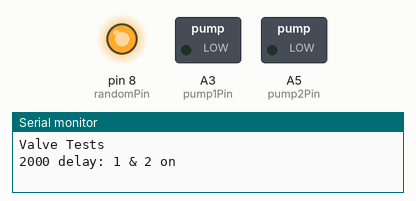
This sketch was run on a simulated Arduino Uno, built with avr-gcc and run on an emulated ATmega328P. Shown: switched loads named in the sketch (green lamp = pin HIGH), output pins drawn as LEDs (lit = HIGH), the last lines printed to the serial monitor.

Above: at 0.1 s.
At 38.1 s:
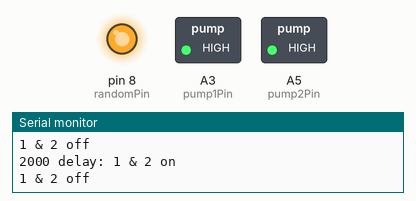
Timing chart, 0 to 39.6 s (numbered marks = the images above):
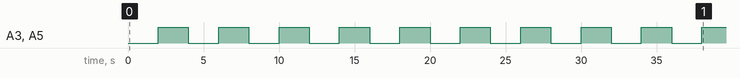

Measured:
- by itself, A3 (pump1Pin), A5 (pump2Pin): alternates HIGH for 2.0 s and LOW for 2.0 s

The sketch:

test_valves.ino
```cpp
/*****************************************************************************
 * FILE NAME: test_model                                                     *
 *                                                                           *
 * PURPOSE: This is a test file for controlling the device. The device       *
 *          will follow the locomotive behaviour of the C. Elegans which has *
 *          been defined in a class in the Cellie.h file. This class is the  *
 *          arduino implementation of the C. Elegans locomotive event-based  *
 *          model developed in previous work on System Verilog.              *
 *                                                                           *
 * FILE REFERENCES:                                                          *
 *                                                                           *
 * Name                Description                                           *
 * ----                -----------                                           *
 * ValveControl.h      Header file that contains the interface for class.    *
 *                     Interface defines all variables/ methods.             *
 * ValveControl.cpp    C++ file that contains the implementation for class.  *
 *                     Implementation contains all class methods.            *
 *                                                                           *
 * EXTERNAL VARIABLES:                                                       *
 * Source: <ValveControl.h>                                                  *
 *                                                                           *
 * Variable          Type      Description                                   *
 * --------          ----      -----------                                   *
 *  pin1             bool      Relay module pin                              *
 *  pin2             bool      Relay module pin                              *                       *
 *                                                                           *
 * ABNORMAL TERMINATION CONDITIONS, ERROR AND WARNING MESSAGES:              *
 *                                                                           *
 * ASSUMPTIONS, CONSTRAINTS, RESTRICTIONS:                                   *
 *                                                                           *
 * NOTES:                                                                    *
 *                                                                           *
 * REQUIREMENTS/FUNCTIONAL SPECIFICATIONS REFERENCES:                        *
 *                                                                           *
 * DEVELOPMENT HISTORY:                                                      *
 *                                                                           *
 * Date      Author       Description of Change                              *
 * ----      ------       ---------------------                              *
 * 21/03/23  M. Petrou    First draft of class                               *                                                   *
 *****************************************************************************/

// *** VALVES ****************************************************************
// (LED = placeholder)
#define valve1Pin 12
#define valve2Pin 13
#define randomPin 8

// *** PUMP ******************************************************************
#define pump1Pin A3 // check pin
#define pump2Pin A5 // check pin

// *** CLOCK *****************************************************************
unsigned long delayStart = 0; // the time the delay started
int i = 0;
int count = 0;

// Call header file containing neural network class
#include "ValveControl.h"

// Define neural network instance for main script
ValveControl valve(pump1Pin, pump2Pin);

void setup() {
  Serial.begin(9600);
  Serial.println("Valve Tests");

  valve.init(HIGH);         // initialises the built-in LED pin as an output.

  pinMode(randomPin, OUTPUT);
  digitalWrite(randomPin, HIGH);

  // Switch pump on
  // pinMode(pump1Pin, OUTPUT);
  // digitalWrite(pump1Pin, HIGH);
  // pinMode(pump2Pin, OUTPUT);
  // digitalWrite(pump2Pin, HIGH);
}

void loop() {
  // code for one segment
  if (i == 0) {
    valve.off(pump1Pin);
    valve.off(pump2Pin);
    Serial.println("2000 delay: 1 & 2 on"); // on is off...
    delay(2000);

    valve.on(pump1Pin);
    valve.on(pump2Pin);
    Serial.println("1 & 2 off");
    delay(2000);
    if (count < 10) {
      count = count + 1;
    }
    else {
      count = 0;
      delay(4000);
      i = i + 1;
    }
  }


  if (i == 1) {
    valve.off(pump1Pin);
    valve.off(pump2Pin);
    Serial.println("500 delay:1 & 2 on"); // on is off...
    delay(500);

    valve.on(pump1Pin);
    valve.on(pump2Pin);
    Serial.println("1 & 2 off");
    delay(500);
    if (count < 40) {
      count = count + 1;
    }
    else {
      count = 0;
      delay(4000);
      i = i + 1;
    }
  }

  if (i == 2) {
    valve.off(pump1Pin);
    valve.off(pump2Pin);
    Serial.println("1000 delay:1 & 2 on"); // on is off...
    delay(1000);

    valve.on(pump1Pin);
    valve.on(pump2Pin);
    Serial.println("1 & 2 off");
    delay(1000);
    if (count < 20) {
      count = count + 1;
    }
    else {
      count = 0;
      delay(4000);
      i = 0;
    }
  }
}
```

ValveControl.cpp
```cpp
 /****************************************************************************
 * FILE NAME: ValveControl.cpp                                                     *
 *                                                                           *
 * PURPOSE: This is a C++ file that contains the implementation for class    *
 *          Cellie. This implementation contains all the class methods     *
 *          used in the class. This class is the arduino implementation of   *
 *          the C. Elegans locomotive event-based model developed in previous*
 *          work on System Verilog.                                          *
 *                                                                           *
 * GLOBAL VARIABLES:                                                         *
 *                                                                           *
 * Variable          Type      Description                                   *
 * --------          ----      -----------                                   *
 *  pin1             bool      Relay module pin                              *
 *  pin2             bool      Relay module pin                              *
 *                                                                           *
 * DEVELOPMENT HISTORY:                                                      *
 *                                                                           *
 * Date      Author       Description of Change                              *
 * ----      ------       ---------------------                              *
 * 09/03/23  M. Petrou    First draft of class                               *                                                   *
 *****************************************************************************/

#include "ValveControl.h"  // user include file

// will likely use 2 pins per segment (2 valves)
ValveControl::ValveControl(byte pin1, byte pin2) {
  /*
   * The Cellie constructor accepts a byte argument pin.
   * This pin is set to equal the class global variable pin.
   */
  this -> pin1 = pin1;
  this -> pin2 = pin2;
}

void ValveControl::init() {
  /*
   * This method initialises the Cellie class by initialising the built-in
   * LED pin as an output.
   */

   pinMode(pin1, OUTPUT);
   digitalWrite(pin1,HIGH); // Normally ON Only For Chanies Relay Module
   pinMode(pin2, OUTPUT);
   digitalWrite(pin2,HIGH); // Normally ON Only For Chanies Relay Module
}

void ValveControl::init(byte defaultState) {
  /*
   * The init method can be overloaded to optionally set initial state of the
   * LED depending on the value of the defaultState argument.
   */
  init(); // don't have to re-write code
  if (defaultState == HIGH) {
    on(pin1);
    on(pin2);
  }
  else {
    off(pin1);
    off(pin2);
  }
}

void ValveControl::on(byte pinUse) {
  /*
   * turn on the LED/Relay module.
   */
//  digitalWrite(LED_BUILTIN, HIGH); // may have to switch to LOW for valves
  digitalWrite(pinUse, HIGH); // may have to switch to LOW for valves
}

void ValveControl::off(byte pinUse) {
  /*
   * turn off the LED/Relay module.
   */
//  digitalWrite(LED_BUILTIN, LOW); // may have to switch to HIGH for valves
  digitalWrite(pinUse, LOW); // may have to switch to HIGH for valves
}
```

ValveControl.h
```cpp
/*****************************************************************************
 * FILE NAME: ValveControl.h                                                       *
 *                                                                           *
 * PURPOSE: This is a header file that contains the interface for class      *
 *          Cellie. This interface defines all variables and methods to be *
 *          used in the class. This class is the arduino implementation of   *
 *          the C. Elegans locomotive event-based model developed in previous*
 *          work on System Verilog.                                          *
 *                                                                           *
 * GLOBAL VARIABLES:                                                         *
 *                                                                           *
 * Variable          Type      Description                                   *
 * --------          ----      -----------                                   *
 *  pin1             bool      Relay module pin                              *
 *  pin2             bool      Relay module pin                              *
 *                                                                           *
 * DEVELOPMENT HISTORY:                                                      *
 *                                                                           *
 * Date      Author       Description of Change                              *
 * ----      ------       ---------------------                              *
 * 09/03/23  M. Petrou    First draft of class                               *                                                   *
 *****************************************************************************/

#ifndef VALVECONTROL_H
#define VALVECONTROL_H

#include <Arduino.h>

class ValveControl {
  private:
    byte pin1;     // Relay module pin right muscle
    byte pin2;     // Relay module pin left muscle

  public:
    ValveControl() {}                    // Class constructor - do not use this one

    // will likely use 2 pins per segment (2 valves)
    ValveControl(byte pin1, byte pin2);  // Overloaded class constructor that accepts a byte argument

    void init();                   // initialises the built-in LED pin as an output
    void init(byte defaultState);  // overloaded to optionally set initial state of
                                   // LED depending on the value of the defaultState argument.

    void on(byte pinUse);          // turn on the LED/Relay module
    void off(byte pinUse);         // turn off the LED/Relay module
};

#endif VALVECONTROL_H
```
